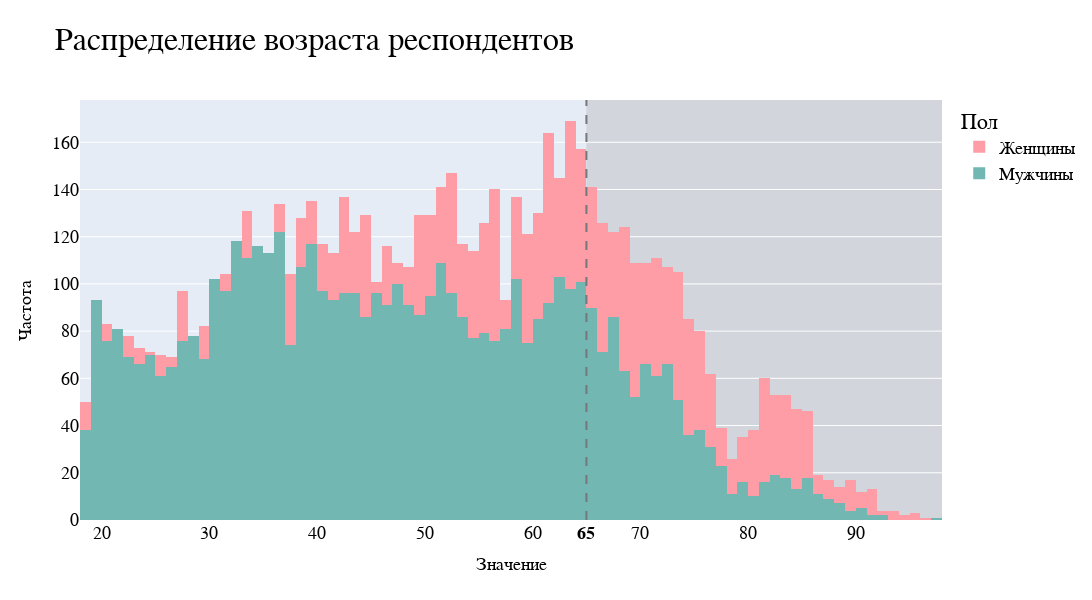

The code cell stored with this chart in its notebook:
### Code cell
age_data = data[["Age", "Age group", "Gender"]]
age_data = age_data.sort_values(by = "Age", ascending = True).reset_index().drop(["index"], axis = 1)

fig = go.Figure()

fig.add_trace(go.Histogram(x = age_data["Age"][age_data["Gender"] == "ЖЕНСКИЙ"], name = "Женщины",
                           nbinsx = 100, xbins = dict(start = 18),
                           opacity = 1, marker_color = "#FF9DA6"))
fig.add_trace(go.Histogram(x = age_data["Age"][age_data["Gender"] == "МУЖСКОЙ"], name = "Мужчины",
                           nbinsx = 100, xbins = dict(start = 18),
                           opacity = 1, marker_color = "#72B7B2"))

fig.update_layout(shapes=[dict(type =  'line', yref = 'paper', y0 = 0, y1 = 1, xref = 'x', x0 = 65, x1 = 65,
                               line = dict(color = "#74777B", width = 2, dash = "dash"))])

fig.add_vrect(x0 = 65, x1 = 98, line_width = 0, fillcolor = "rgb(179, 179, 179)", opacity = 0.4, layer="below")

fig.update_layout(
    xaxis = dict(
        tickmode = 'array',
        tickvals = [20, 30, 40, 50, 60, 65, 70, 80, 90],
        ticktext = [20, 30, 40, 50, 60, "<b>65</b>", 70, 80, 90]))

fig.update_yaxes(title = "Частота", title_font = dict(size = 18, family = 'Arial', color = 'black'))
fig.update_xaxes(title = "Значение", title_font = dict(size = 18, family = 'Arial', color = 'black'))

fig.update_layout(barmode='overlay')

fig.update_layout(title = "Распределение возраста респондентов",
                  font_family = "Arial",
                  font_color = "black",
                  title_font_size = 32)

fig.update_layout(legend_title_text = "Пол")
fig.update_layout(height = 600, width = 1200)
fig.update_layout(font_family = "Arial", font_size = 18, title_font_family = "Arial", font_color = "black")

fig.show()

### Figure 1 — Plotly figure (JSON) as saved in the notebook; plotly's stock layout.template omitted (floating-point values rounded to 4 significant figures; data arrays with more than 128 entries replaced by an {"elided": "..."} marker saying what was removed)
{"data": [{"marker": {"color": "#FF9DA6"}, "name": "Женщины", "nbinsx": 100, "opacity": 1, "type": "histogram", "x": {"elided": "7060 int values"}, "xbins": {"start": 18}}, {"marker": {"color": "#72B7B2"}, "name": "Мужчины", "nbinsx": 100, "opacity": 1, "type": "histogram", "x": {"elided": "5102 int values"}, "xbins": {"start": 18}}], "layout": {"barmode": "overlay", "font": {"color": "black", "family": "Arial", "size": 18}, "height": 600, "legend": {"title": {"text": "Пол"}}, "shapes": [{"line": {"color": "#74777B", "dash": "dash", "width": 2}, "type": "line", "x0": 65, "x1": 65, "xref": "x", "y0": 0, "y1": 1, "yref": "paper"}, {"fillcolor": "rgb(179, 179, 179)", "layer": "below", "line": {"width": 0}, "opacity": 0.4, "type": "rect", "x0": 65, "x1": 98, "xref": "x", "y0": 0, "y1": 1, "yref": "y domain"}], "title": {"font": {"family": "Arial", "size": 32}, "text": "Распределение возраста респондентов"}, "width": 1200, "xaxis": {"tickmode": "array", "ticktext": [20, 30, 40, 50, 60, "<b>65</b>", 70, 80, 90], "tickvals": [20, 30, 40, 50, 60, 65, 70, 80, 90], "title": {"font": {"color": "black", "family": "Arial", "size": 18}, "text": "Значение"}}, "yaxis": {"title": {"font": {"color": "black", "family": "Arial", "size": 18}, "text": "Частота"}}}}
